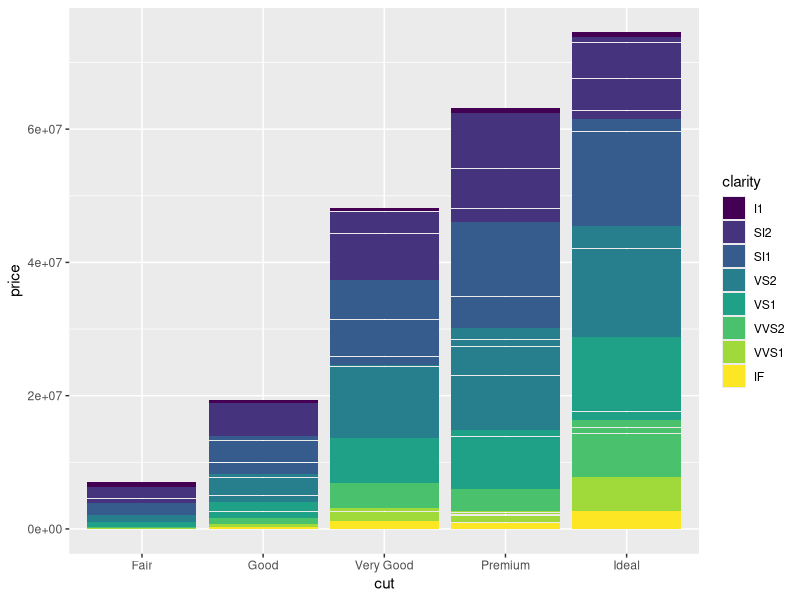
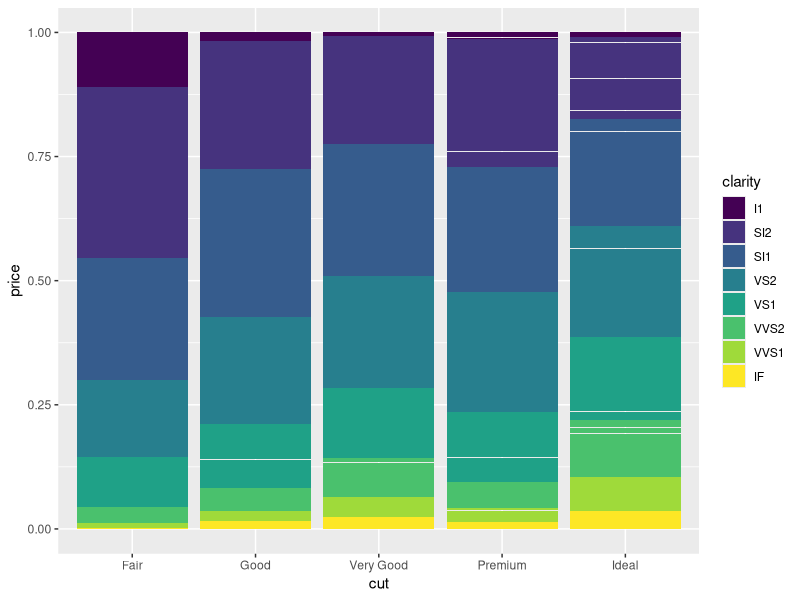
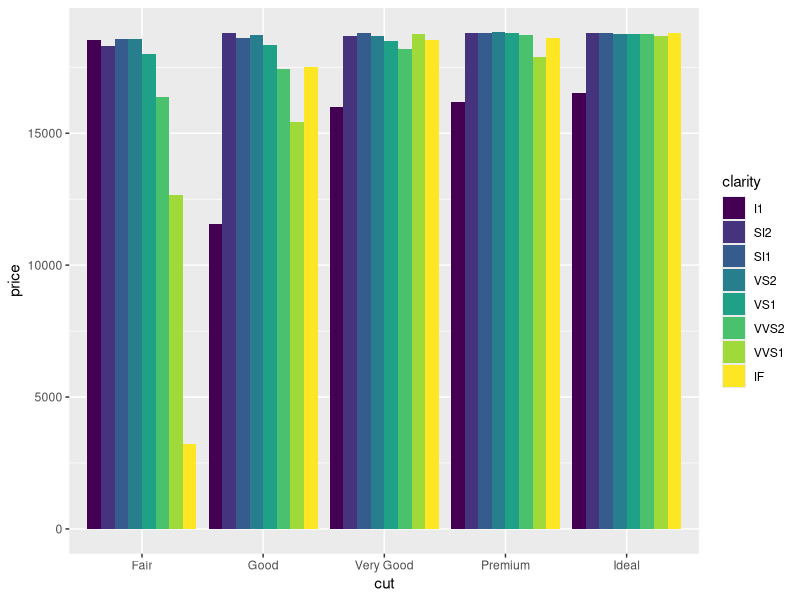
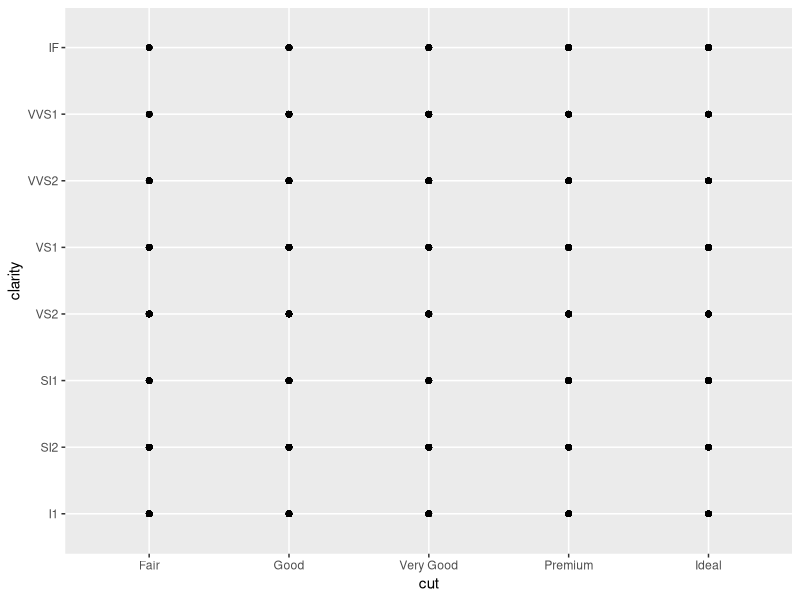
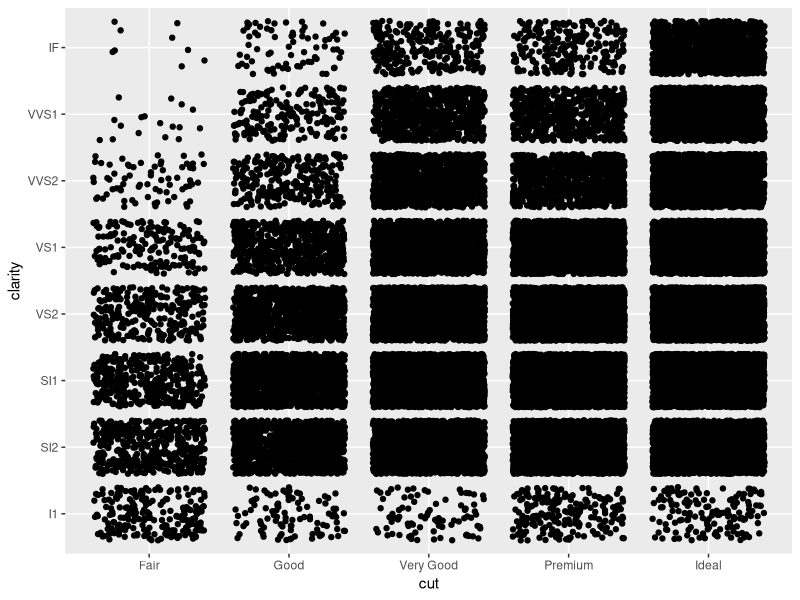
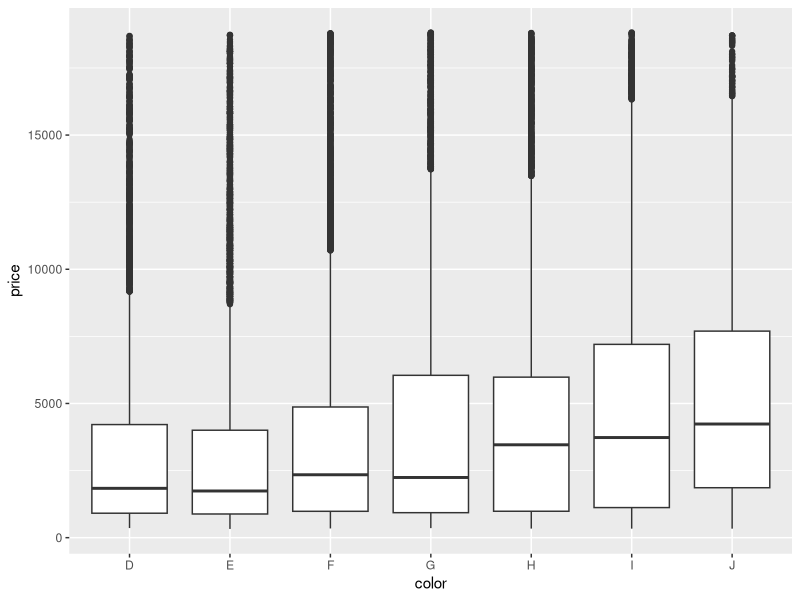
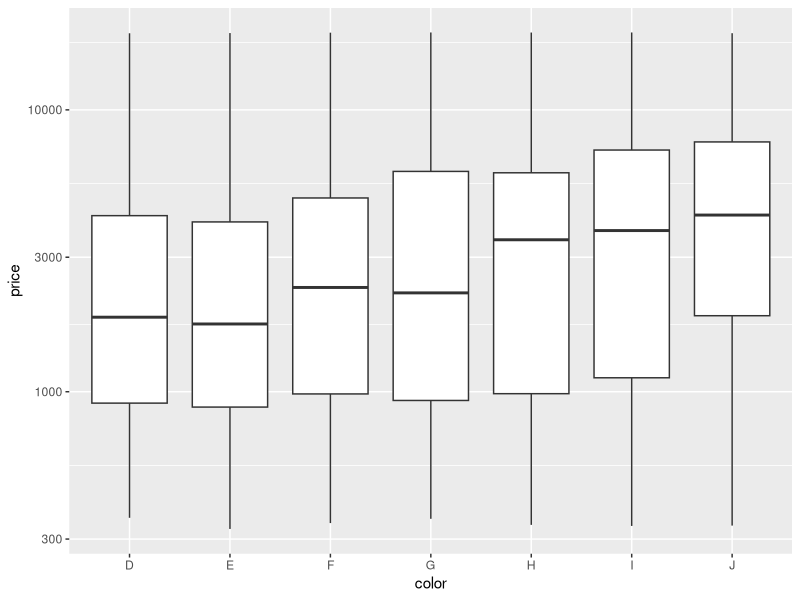
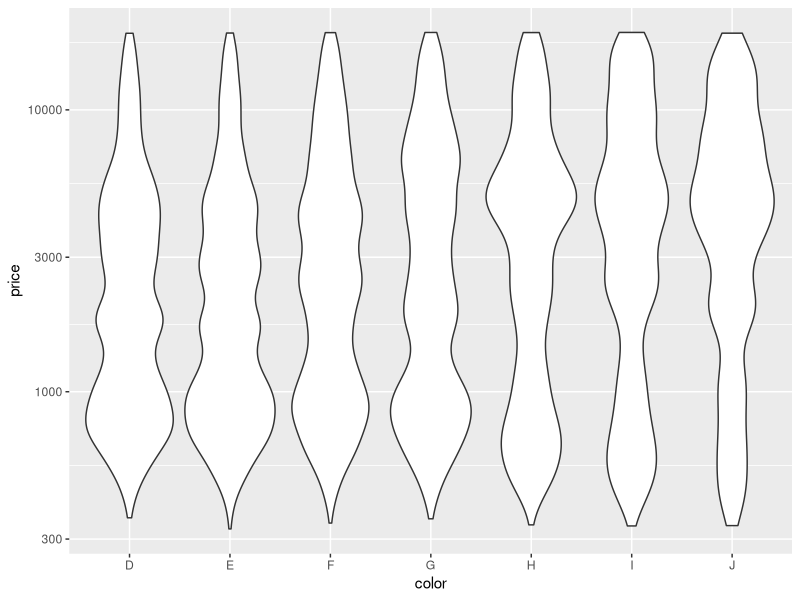

Reproduce these figures in R, in order.
# Exercise 2: advanced ggplot2 practice

# Install and load the `ggplot2` package
#install.packages('ggplot2')
library("ggplot2")

# For this exercise you will again be working with the `diamonds` data set.
# Use `?diamonds` to review details about this data set
?diamonds

## Position Adjustments

# Draw a column (bar) chart of diamonds cuts by price, with each bar filled by 
# clarity. You should see a _stacked_ bar chart.
ggplot(data = diamonds) +
  geom_col(mapping = aes(x = cut, y = price, fill = clarity))

# Draw the same chart again, but with each element positioned to "fill" the y axis
ggplot(data = diamonds) +
  geom_col(mapping = aes(x = cut, y = price, fill = clarity), position = "fill")

# Draw the same chart again, but with each element positioned to "dodge" each other
ggplot(data = diamonds) +
  geom_col(mapping = aes(x = cut, y = price, fill = clarity), position = "dodge")

# Draw a plot with point geometry with the x-position mapped to `cut` and the 
# y-position mapped to `clarity`
# This creates a "grid" grouping the points
ggplot(data = diamonds) +
  geom_point(mapping = aes(x = cut, y = clarity))

# Use the "jitter" position adjustment to keep the points from all overlapping!
# (This works a little better with a sample of diamond data, such as from the 
# previous exercise).
ggplot(data = diamonds) +
  geom_point(mapping = aes(x = cut, y = clarity), position = "jitter")


## Scales

# Draw a "boxplot" (with `geom_boxplot`) for the diamond's price (y) by color (x)
ggplot(data = diamonds) +
  geom_boxplot(mapping = aes(x = color, y = price)) 

# This has a lot of outliers, making it harder to read. To fix this, draw the 
# same plot but with a _logarithmic_ scale for the y axis.
ggplot(data = diamonds) +
  geom_boxplot(mapping = aes(x = color, y = price)) +
  scale_y_log10()

# For another version, draw the same plot but with `violin` geometry instead of 
# `boxplot` geometry!
# How does the logarithmic scale change the data presentation?
ggplot(data = diamonds) +
  geom_violin(mapping = aes(x = color, y = price)) +
  scale_y_log10()

# Another interesting plot: draw a plot of the diamonds price (y) by carat (x), 
# using a heatmap of 2d bins (geom_bin2d)
# What happens when you make the x and y channels scale logarithmically?
ggplot(data = diamonds) +
  geom_bin2d(mapping = aes(x = carat, y = price)) +
  scale_x_log10() +
  scale_y_log10()
  

# Draw a scatter plot for the diamonds price (y) by carat (x). Color each point
# by the clarity (Remember, this will take a while. Use a sample of the diamonds 
# for faster results)
ggplot(data = diamonds) +
  geom_point(mapping = aes(x = carat, y = price, color = clarity))

# Change the color of the previous plot using a ColorBrewer scale of your choice. 
# What looks nice?
ggplot(data = diamonds) +
  geom_point(mapping = aes(x = carat, y = price, color = clarity)) +
  scale_color_brewer(palette = "Spectral")


## Coordinate Systems

# Draw a bar chart with x-position and fill color BOTH mapped to cut
# For best results, SET the `width` of the geometry to be 1 (fill plot, no space
# between)
# TIP: You can save the plot to a variable for easier modifications
bar_chart <- ggplot(data = diamonds) +
  geom_bar(mapping = aes(x = cut, fill = cut), width = 1)

# Draw the same chart, but with the coordinate system flipped
bar_chart + coord_flip()

# Draw the same chart, but in a polar coordinate system. It's a Coxcomb chart!
bar_chart + coord_polar()


## Facets

# Take the scatter plot of price by carat data (colored by clarity) and add 
# _facets_ based on the diamond's `color`
ggplot(data = diamonds) +
  geom_point(mapping = aes(x = carat, y = price, color = clarity)) +
  scale_color_brewer(palette = "Spectral") +
  facet_wrap(~ color)


## Saving Plots

# Use the `ggsave()` function to save the current (recent) plot to disk.
# Name the output file "my-plot.png".
# Make sure you've set the working directory!!
ggsave("my-plot.png")
